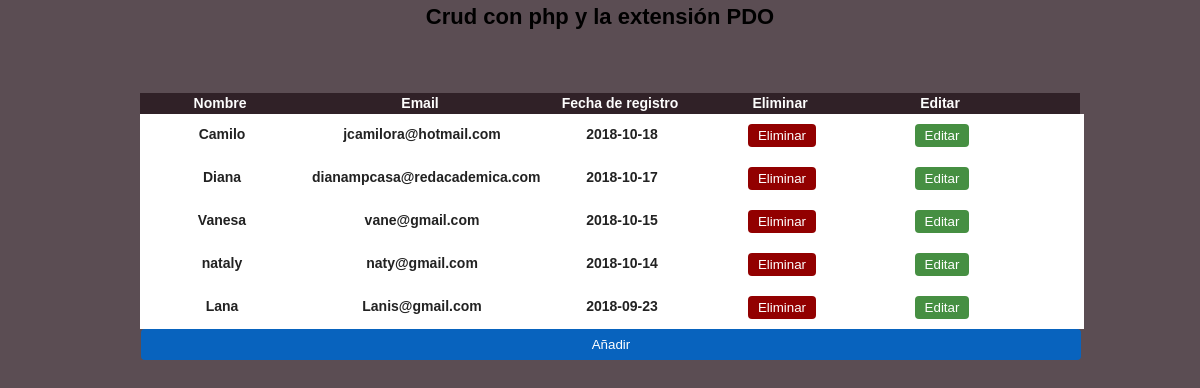
The page / on the database its author committed.
### tables this page shows
CREATE TABLE IF NOT EXISTS `users` (
  `id` int(11) NOT NULL AUTO_INCREMENT,
  `nombre` varchar(100) DEFAULT NULL,
  `email` varchar(100) DEFAULT NULL,
  `registro` date DEFAULT NULL,
  PRIMARY KEY (`id`)
);

### class/users.class.php (called while the page is built, shortened)
<?php
class Users
{
    private static $instancia;
    private $dbh;
    private function __construct()
    {
        try {
            $this->dbh = new PDO('mysql:host=localhost;dbname=crud_pdo', 'root', 'root');
            $this->dbh->exec("SET CHARACTER SET utf8");
        } catch (PDOException $e) {
            print "Error!: " . $e->getMessage();
            die();
        }
    }
    public static function singleton()
    {
        if (!isset(self::$instancia)) {
            self::$instancia = new $miclase;
        }
        return self::$instancia;
    }
    public function get_usuarios()
    {
        try {
            $query = $this->dbh->prepare('select * from users');
            $query->execute();
            return $query->fetchAll();
            $this->dbh = null;
        }catch (PDOException $e) {
            $e->getMessage();
        }
    }
}
?>

### index.php (the view, shortened to what this page needs)
<?php
require_once 'class/users.class.php';
$users = users::singleton();
$data = $users->get_usuarios();
?>
<!DOCTYPE html>
<html lang="es">
<head>
    <link rel="stylesheet" type="text/css" href="css/960.css" media="screen" />
    <link rel="stylesheet" type="text/css" href="css/text.css" media="screen" />
    <link rel="stylesheet" type="text/css" href="css/reset.css" media="screen" />
    <link rel="stylesheet" type="text/css" href="css/estilos.css" media="screen" />
    <link rel="stylesheet" type="text/css" href="http://code.jquery.com/ui/1.10.1/themes/ui-darkness/jquery-ui.css" />
</head>
<body>
    <div class="container_12">
        <h1>Crud con php y la extensión PDO</h1>
        <div class="grid_12">
            <div class="grid_12" id="head">
                <div class="grid_2" id="head_nombre">Nombre</div>
                <div class="grid_3" id="head_email">Email</div>
                <div class="grid_2" id="head_registro">Fecha de registro</div>
                <div class="grid_2" id="head_eliminar">Eliminar</div>
                <div class="grid_2" id="head_editar">Editar</div>
            </div>
            <?php
            foreach($data as $fila):
            ?>
            <div class="grid_12" id="body">
                <div class="grid_2" id="nombre<?=$fila['id']?>"><?=$fila['nombre']?></div>
                <div class="grid_3" id="email<?=$fila['id']?>"><?=$fila['email']?></div>
                <div class="grid_2" id="registro<?=$fila['id']?>"><?=$fila['registro']?></div>
                <div class="grid_2" id="eliminar"><input type="button" value="Eliminar" id="<?=$fila['id']?>" class="eliminar"></div>
                <div class="grid_2" id="editar"><input type="button" value="Editar" id="<?=$fila['id']?>" class="editar"></div>
            </div>
            <?php
            endforeach;
            ?>
            <div class="grid_12" id="agregar"><input type="button" value="Añadir" id="<?=$fila['id']?>" class="agregar"></div>
        </div>
    </div>
</body>
</html>

### css/960.css (style rules this page uses)
body { min-width: 960px; }
.container_12, .container_16 { margin-left: auto; margin-right: auto; width: 960px; }
.grid_1, .grid_2, .grid_3, .grid_4, .grid_5, .grid_6, .grid_7, .grid_8, .grid_9, .grid_10, .grid_11, .grid_12, .grid_13, .grid_14, .grid_15, .grid_16 { display: inline; float: left; margin-left: 10px; margin-right: 10px; }
.container_12 .grid_3, .container_16 .grid_4 { width: 220px; }
.container_12 .grid_12, .container_16 .grid_16 { width: 940px; }
.container_12 .grid_2 { width: 140px; }
.clearfix:before, .clearfix:after, .container_12:before, .container_12:after, .container_16:before, .container_16:after { content: '.'; display: block; overflow: hidden; visibility: hidden; font-size: 0; line-height: 0; width: 0; height: 0; }
.clearfix:after, .container_12:after, .container_16:after { clear: both; }
.clearfix, .container_12, .container_16 { zoom: 1; }

### css/text.css (style rules this page uses)
body { font: 13px/1.5 'Helvetica Neue', Arial, 'Liberation Sans', FreeSans, sans-serif; }
h1 { font-size: 25px; }
p, dl, hr, h1, h2, h3, h4, h5, h6, ol, ul, pre, table, address, fieldset, figure { margin-bottom: 20px; }

### css/estilos.css (style rules this page uses)
body { font-weight: bold; font-family: sans-serif,verdana; background: #5b4d53; }
h1 { font-size: 22px; text-align: center; }
#head { background: #302127; color: #fdfdfd; text-align: center; font-size: 14px; margin-top: 60px; }
#body { background: #fff; color: #222; text-align: center; font-size: 14px; padding: 10px 2px; }
.eliminar { padding: 4px 10px; border-radius: 4px; border: 0; background: #920000; color: #fff; cursor: pointer; }
.editar { padding: 4px 10px; border-radius: 4px; border: 0; background: #468f42; color: #fff; cursor: pointer; }
.agregar { padding: 8px 0px; border-radius: 4px; border: 0; background: #0863be; color: #fff; width: 100%; cursor: pointer; margin-left: 1px; }

### rows shown on the page
users: nombre "Camilo", email "jcamilora@hotmail.com", registro "2018-10-18"
users: nombre "Diana", email "dianampcasa@redacademica.com", registro "2018-10-17"
users: nombre "Vanesa", email "vane@gmail.com", registro "2018-10-15"
users: nombre "nataly", email "naty@gmail.com", registro "2018-10-14"
users: nombre "Lana", email "Lanis@gmail.com", registro "2018-09-23"
